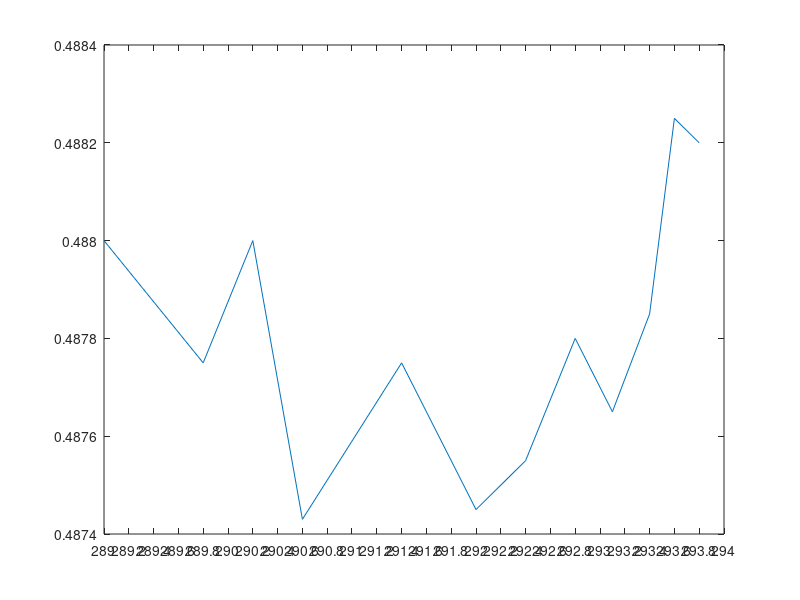

MATLAB code for this plot:
x = [289 289.8 290.2 290.6 291.4 292 292.4 292.8 293.1 293.4 293.6 293.8];
y = [0.488 0.48775 0.488 0.48743 0.48775 0.48745 0.48755 0.4878 0.48765 0.48785 0.48825 0.4882 ]
plot(x,y)
xticks(289:0.2:294)